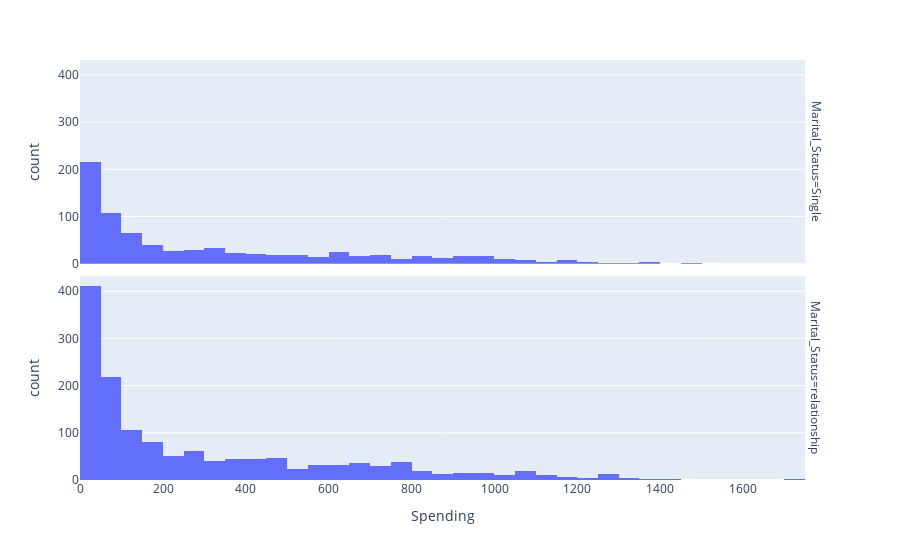

Notebook cell for this chart:
### Code cell
fig = px.histogram (data, x = "Spending",  facet_row = "Marital_Status")
fig.show ()

### Figure 1 — Plotly figure (JSON) as saved in the notebook; plotly's stock layout.template omitted (floating-point values rounded to 4 significant figures; data arrays with more than 128 entries replaced by an {"elided": "..."} marker saying what was removed)
{"data": [{"alignmentgroup": "True", "bingroup": "x", "hovertemplate": "Marital_Status=Single<br>Spending=%{x}<br>count=%{y}<extra></extra>", "legendgroup": "", "marker": {"color": "#636efa", "pattern": {"shape": ""}}, "name": "", "offsetgroup": "", "orientation": "v", "showlegend": false, "type": "histogram", "x": {"elided": "786 int values"}, "xaxis": "x2", "yaxis": "y2"}, {"alignmentgroup": "True", "bingroup": "x", "hovertemplate": "Marital_Status=relationship<br>Spending=%{x}<br>count=%{y}<extra></extra>", "legendgroup": "", "marker": {"color": "#636efa", "pattern": {"shape": ""}}, "name": "", "offsetgroup": "", "orientation": "v", "showlegend": false, "type": "histogram", "x": {"elided": "1430 int values"}, "xaxis": "x", "yaxis": "y"}], "layout": {"annotations": [{"font": {}, "showarrow": false, "text": "Marital_Status=relationship", "textangle": 90, "x": 0.98, "xanchor": "left", "xref": "paper", "y": 0.2425, "yanchor": "middle", "yref": "paper"}, {"font": {}, "showarrow": false, "text": "Marital_Status=Single", "textangle": 90, "x": 0.98, "xanchor": "left", "xref": "paper", "y": 0.7575, "yanchor": "middle", "yref": "paper"}], "barmode": "relative", "legend": {"tracegroupgap": 0}, "margin": {"t": 60}, "xaxis": {"anchor": "y", "domain": [0, 0.98], "title": {"text": "Spending"}}, "xaxis2": {"anchor": "y2", "domain": [0, 0.98], "matches": "x", "showticklabels": false}, "yaxis": {"anchor": "x", "domain": [0, 0.485], "title": {"text": "count"}}, "yaxis2": {"anchor": "x2", "domain": [0.515, 1], "matches": "y", "title": {"text": "count"}}}}
